Frame 1 (no input): blank canvas, image omitted
Frame 60 (the mouse pressed at the canvas centre just before this capture): blank canvas, image omitted
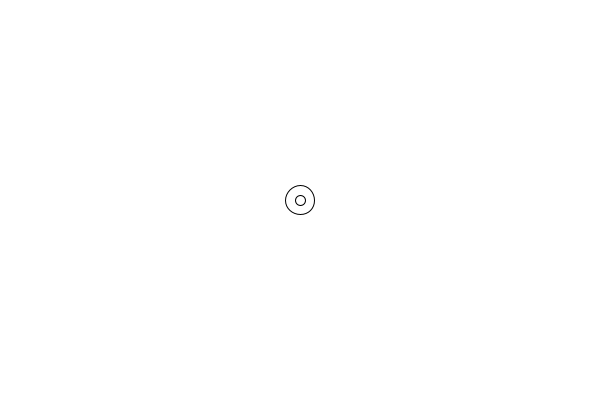
Frame 120 (the mouse held since frame 60 and released just before this capture)

The Processing sketch whose frames 1 and 60 were blank and that drew this single picture after the mouse press (run headless with seeded random() and noise(); from frame 60 on, the mouse is pressed at the canvas centre):

// Processing sketch: processing_43156
// ── processing_43156.pde

Circle[] circles = new Circle[0];

void setup() {
  size(600, 400);
}

void draw() {
  background(255);

  if (circles.length > 40) {
    circles = new Circle[0];
  }


  for (int i = 0; i < circles.length; i++) {
    circles[i].display();
    if (circles[i].r > 50 && circles[i].clicked == true) {
      addCircle();
      circles[i].pop();
    } 
  }
}

void mousePressed () {
  //make a new circle
  addCircle();
}

void mouseReleased() {
  for (int i = 0; i < circles.length; i++) {
    circles[i].clicked = false;
  }
}

void addCircle() {
  circles = (Circle[]) expand(circles, circles.length+1);
  circles[circles.length-1] = new Circle(mouseX, mouseY);
  circles[circles.length-1].clicked = true;
}


class Circle {

  float x, y, r;
  boolean clicked = false;

  Circle(float tx, float ty) {
    x = tx;
    y = ty;
  } 

  void display() {

    if (clicked) {
      r++;
    }
    noFill();
    stroke(0);
    ellipse(x, y, r, r);
  }
  void pop() {
    this.r = 20;
  }
}
